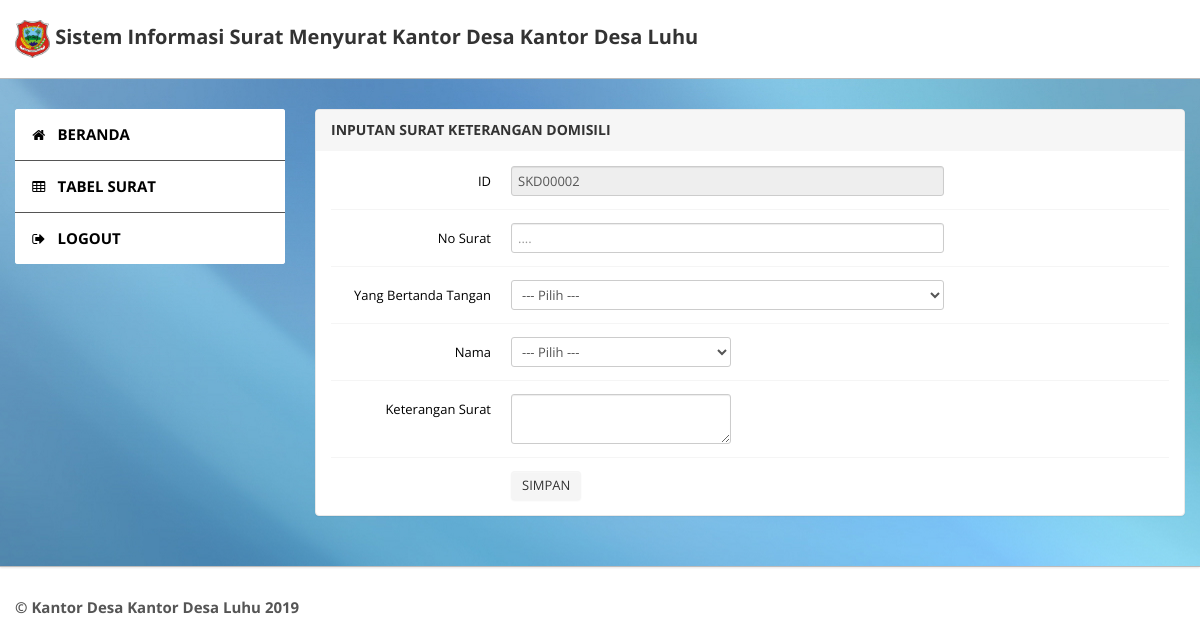
The page /operator_skd.php (signed in) on the database as committed earlier.
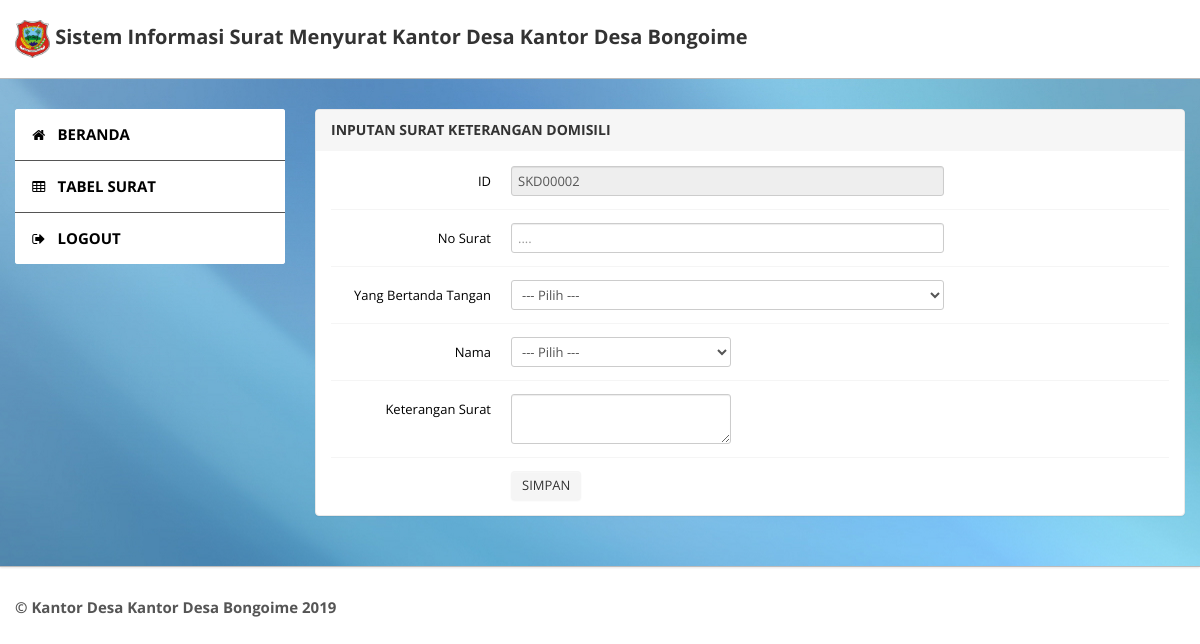
The same page on the database as committed later.
### tables this page shows
CREATE TABLE `tbl_instansi` (
  `id_instansi` int(11) NOT NULL,
  `nm` varchar(100) NOT NULL
);

### operator_skd.php (the view, shortened to what this page needs)
<?php
if(empty($_SESSION['username'] AND $_SESSION['hak_akses'])){
header("location:index.php");
}else{
?>
<!DOCTYPE html>
<html lang="en">
<head>
	<link type="text/css" href="bootstrap/css/bootstrap.min.css" rel="stylesheet">
	<link type="text/css" href="bootstrap/css/bootstrap-responsive.min.css" rel="stylesheet">
	<link type="text/css" href="css/theme.css" rel="stylesheet">
	<link type="text/css" href="images/icons/css/font-awesome.css" rel="stylesheet">
	<link rel="stylesheet" href="https://ajax.googleapis.com/ajax/libs/jqueryui/1.12.1/themes/smoothness/jquery-ui.css">
	<link rel="stylesheet" href="https://cdnjs.cloudflare.com/ajax/libs/chosen/1.8.7/chosen.min.css">
</head>
<body>
	 <div class="navbar navbar-fixed-top">
            <div class="navbar-inner">
                <div class="container">
                        <a class="brand" href="">
                        <img width="35" height="35" src="logodesa/logodesa.png">
                       	<?php
                        $query = mysqli_query($config, "SELECT * FROM tbl_instansi WHERE id_instansi");
                        $data=mysqli_fetch_assoc($query);
                        ?>
                        Sistem Informasi Surat Menyurat <?php echo 'Kantor Desa '.$data['nm']; ?>
                        </a>
                </div>
            </div>
        </div>
	<div class="wrapper">
		<div class="container">
			<div class="row">
				<div class="span3">
					 <div class="sidebar">
                            <ul class="widget widget-menu unstyled">
                                <li class="active"><a href="halaman-operator.php"><i class="menu-icon icon-home"></i>BERANDA
                                </a></li>
                                <li class="active"><a href="operator-tabel-skd.php"><i class="menu-icon icon-table"></i>TABEL SURAT
                                </a></li>
                                <li><a href="logout.php"><i class="menu-icon icon-signout"></i>LOGOUT
                                </a></li>
                                </ul>
                        </div>
				</div>
				<div class="span9">
					<div class="content">
						<div class="module">
							<div class="module-head">
								<h3>INPUTAN SURAT KETERANGAN DOMISILI</h3>
							</div>
							<div class="module-body">
									<form name="form_skd" onsubmit="return pesan_skd(this)" class="form-horizontal row-fluid" method="post" action="operator-proses-simpan-skd.php">
									 <?php
										$query   = "SELECT max(id_skd) as maxKode FROM tbl_skd";
										$hasil   = mysqli_query($config,$query);
										$data    = mysqli_fetch_array($hasil);
										$idsurat = $data['maxKode'];
										$noUrut  = (int) substr($idsurat, 5, 5);
										$noUrut++;
										$char    = "SKD";
										$idsurat = $char . sprintf("%05s", $noUrut);
										?>
                                      	<div class="control-group">
											<label class="control-label" for="basicinput">ID</label>
											<div class="controls">
												<input type="text" name="id_skd" id="basicinput" class="span8" value="<?php echo $idsurat; ?>" readonly>
											</div>
										</div>
										<div class="control-group">
											<label class="control-label" for="basicinput">No Surat</label>
											<div class="controls">
												<input type="text" name="no_surat_skd" id="basicinput" class="span8" placeholder="...." autocomplete="off">
											</div>
										</div>
										<div class="control-group">
										<label class="control-label" for="basicinput">Yang Bertanda Tangan</label>
											<div class="controls">
												<select name="nama" tabindex="1" class="span8">
												<option value="0">--- Pilih ---</option>
												</select>
											</div>
										</div>
										<div class="control-group">
										<label class="control-label" for="basicinput">Nama</label>
											<div class="controls">
												<select name="nama_p" tabindex="1" class="chosen" >
													<option value="0">--- Pilih ---</option>
												</select>
											</div>
										</div>
										<div class="control-group">
											<label class="control-label" for="basicinput">Keterangan Surat</label>
											<div class="controls">
												<textarea name="ket" class="texteditor"></textarea>
											</div>
										</div>
										<div class="control-group">
											<div class="controls">
												<button name="simpan" type="submit" class="btn">SIMPAN</button>
											</div>
										</div>
									</form>
							</div>
						</div>
					</div>
				</div>
			</div>
		</div>
	</div>
	<div class="footer">
		<div class="container">
			  <b class="copyright">
                <?php
                $query = mysqli_query($config, "SELECT * FROM tbl_instansi WHERE id_instansi");
                $data=mysqli_fetch_assoc($query);
                ?>
                &copy; <?php echo 'Kantor Desa '.$data['nm'] . " " .date('Y'); ?>
            </b>
		</div>
	</div>
</body>
</html>
<?php
}
?>

Rows that differ between the two databases and show on the page:
changed tbl_instansi: nm "Kantor Desa Luhu" → "Kantor Desa Bongoime"
